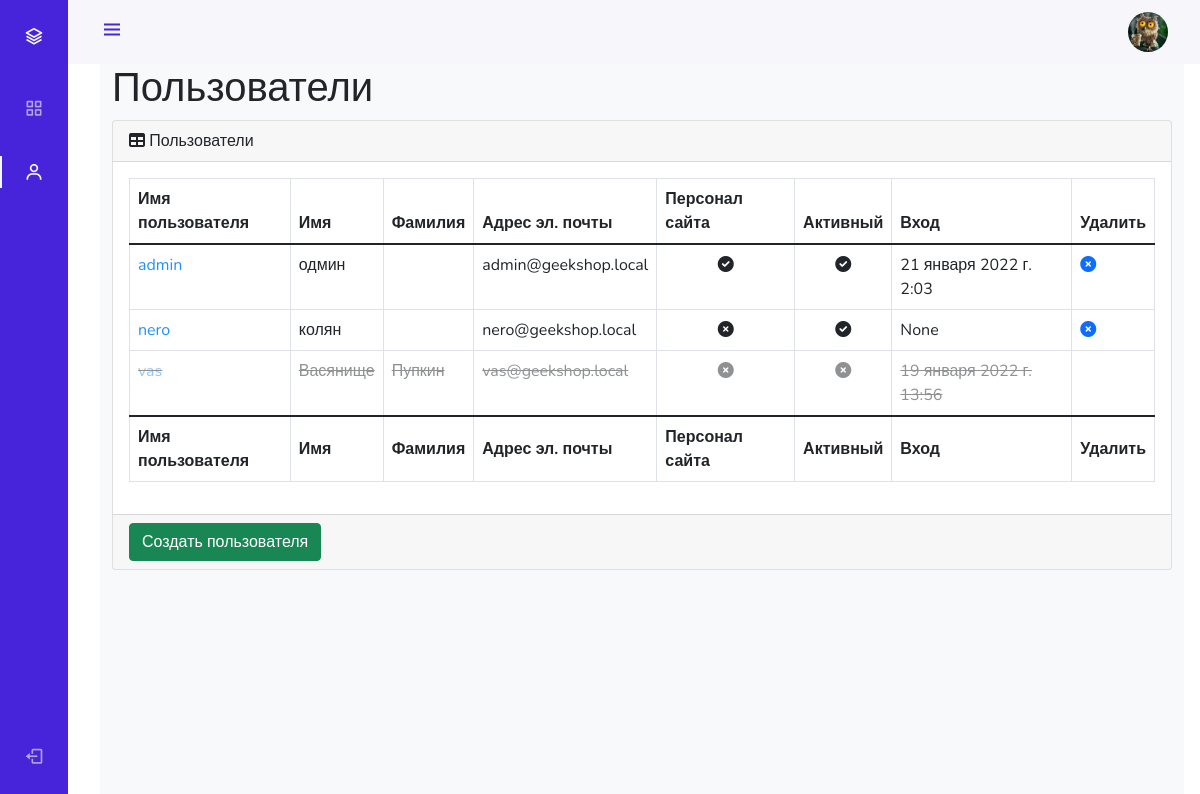
Screenshot of /admin_staff/users/read/ (signed in) with the database file from the repository.
### authapp/models.py (models this page shows)
class ShopUser(AbstractUser):
    avatar = models.ImageField(upload_to='users_avatars', blank=True)
    age = models.PositiveIntegerField(verbose_name='возраст')

### adminapp/views.py (the view)
# urls.py: path('users/read/', adminapp.UsersListView.as_view(), name='users'),
class UsersListView(ListView):
    model = ShopUser
    template_name = "adminapp/users.html"
    context_object_name = "objects"
    @method_decorator(user_passes_test(lambda u: u.is_superuser))
    def dispatch(self, *args, **kwargs):
        return super().dispatch(*args, **kwargs)
    def get_queryset(self):
        return ShopUser.objects.all().\
            order_by('-is_active', '-is_superuser', '-is_staff', 'username')
    def get_context_data(self, *, object_list=None, **kwargs):
        context = super(UsersListView, self).get_context_data(**kwargs)
        context['title'] = 'админка/пользователи'
        return context

### adminapp/templates/adminapp/users.html
{% extends 'adminapp/base.html' %}
{% load static %}
{% block content %}
<main>
    <div class="container-fluid">
        <h1 class="mt-4">Пользователи</h1>
        <div class="card mb-4">
            <div class="card-header">
                <i class="fas fa-table mr-1"></i>
                Пользователи
            </div>
            <div class="card-body">
                <div class="table-responsive">
                    <table class="table table-bordered" id="dataTable" width="100%" cellspacing="0">
                        <thead>
                        <tr>
                            <th>Имя пользователя</th>
                            <th>Имя</th>
                            <th>Фамилия</th>
                            <th>Адрес эл. почты</th>
                            <th>Персонал сайта</th>
                            <th>Активный</th>
                            <th>Вход</th>
                            <th>Удалить</th>
                        </tr>
                        </thead>
                        <tfoot>
                        <tr>
                            <th>Имя пользователя</th>
                            <th>Имя</th>
                            <th>Фамилия</th>
                            <th>Адрес эл. почты</th>
                            <th>Персонал сайта</th>
                            <th>Активный</th>
                            <th>Вход</th>
                            <th>Удалить</th>
                        </tr>
                        </tfoot>
                        <tbody>
                        {% for user in objects %}
                            <tr {% if not user.is_active %} style="opacity: 0.5; text-decoration: line-through;" {% endif %}>
                                <td><a href="{% url 'admin_staff:user_update' user.id %}" style="color: dodgerblue">{{ user.username }}</a></td>
                                <td>{{ user.first_name }}</td>
                                <td>{{ user.last_name }}</td>
                                <td>{{ user.email }}</td>
                                <td class="text-center">
                                    {% if user.is_staff %}
                                        <i class="fa fa-check-circle"></i>
                                    {% else %}
                                        <i class="fa fa-times-circle"></i>
                                    {% endif %}
                                </td>
                                <td class="text-center">
                                    {% if user.is_active %}
                                        <i class="fa fa-check-circle"></i>
                                    {% else %}
                                        <i class="fa fa-times-circle"></i>
                                    {% endif %}
                                </td>
                                <td>{{ user.last_login }}</td>
                                <td>
                                    <a {% if not user.is_active %} class="invisible" {% endif %} href="{% url 'admin_staff:user_delete' pk=user.pk %}">
                                        <i class="fa fa-times-circle"></i>
                                    </a>
                                </td>
                            </tr>
                        {% endfor %}
                        </tbody>
                    </table>
                </div>
            </div>
            <div class="card-footer">
                <a href="{% url 'adminapp:user_create' %}">
                    <button class="btn btn-success">Создать пользователя</button>
                </a>
            </div>
        </div>
    </div>
</main>
{% endblock %}

### adminapp/templates/adminapp/base.html (shortened to what this page needs)
<!DOCTYPE html>
{% load static %}
<html lang="en">
<head>
    <link href="https://cdn.jsdelivr.net/npm/bootstrap@5.1.3/dist/css/bootstrap.min.css" rel="stylesheet"
>
    <link rel="stylesheet" type="text/css" href="{% static 'adminapp/css/style.css' %}">
    <link rel="stylesheet" type="text/css" href='https://cdn.jsdelivr.net/npm/boxicons@latest/css/boxicons.min.css'>
    <link rel="stylesheet" type="text/css"
          href="https://cdnjs.cloudflare.com/ajax/libs/font-awesome/6.0.0-beta2/css/all.min.css">
</head>
<body id="body-pd">
<header class="header" id="header">
    <div class="header_toggle"><i class='bx bx-menu' id="header-toggle"></i></div>
    <div class="header_img"><img src="/media/{{ user.avatar|default:'avatar.png' }}" alt=""></div>
</header>
<div class="l-navbar" id="nav-bar">
    <nav class="nav">
        <div>
            <a href="{% url 'index' %}" class="nav_logo">
                <i class='bx bx-layer nav_logo-icon'></i>
            </a>
            {% include 'adminapp/inludes/inc_admin_menu.html' %}
        </div>
        <a href="{% url 'auth:logout' %}" class="nav_link"> <i class='bx bx-log-out nav_icon'></i>  </a>
    </nav>
</div>
<div class="height-100 bg-light">
    {% block content %}
    {% endblock %}
</div>
</body>
</html>

### adminapp/static/adminapp/css/style.css (style rules this page uses)
:root { --header-height: 3rem; --nav-width: 68px; --first-color: #4723D9; --first-color-light: #AFA5D9; --white-color: #F7F6FB; --body-font: 'Nunito', sans-serif; --normal-font-size: 1rem; --z-fixed: 100 }
body { position: relative; margin: var(--header-height) 0 0 0; padding: 0 1rem; font-family: var(--body-font); font-size: var(--normal-font-size); transition: .5s }
a { text-decoration: none }
.header { width: 100%; height: var(--header-height); position: fixed; top: 0; left: 0; display: flex; align-items: center; justify-content: space-between; padding: 0 1rem; background-color: var(--white-color); z-index: var(--z-fixed); transition: .5s }
.header_toggle { color: var(--first-color); font-size: 1.5rem; cursor: pointer }
.header_img { width: 35px; height: 35px; display: flex; justify-content: center; border-radius: 50%; overflow: hidden }
.header_img img { width: 40px }
.l-navbar { position: fixed; top: 0; left: -30%; width: var(--nav-width); height: 100vh; background-color: var(--first-color); padding: .5rem 1rem 0 0; transition: .5s; z-index: var(--z-fixed) }
.nav { height: 100%; display: flex; flex-direction: column; justify-content: space-between; overflow: hidden }
.nav_logo, .nav_link { display: grid; grid-template-columns: max-content max-content; align-items: center; column-gap: 1rem; padding: .5rem 0 .5rem 1.5rem }
.nav_logo { margin-bottom: 2rem }
.nav_logo-icon { font-size: 1.25rem; color: var(--white-color) }
.nav_link { position: relative; color: var(--first-color-light); margin-bottom: 1.5rem; transition: .3s }
.nav_icon { font-size: 1.25rem }
.height-100 { height: 100vh }
@media screen and (min-width: 768px) { body { margin: calc(var(--header-height) + 1rem) 0 0 0; padding-left: calc(var(--nav-width) + 2rem) } }
@media screen and (min-width: 768px) { .header { height: calc(var(--header-height) + 1rem); padding: 0 2rem 0 calc(var(--nav-width) + 2rem) } }
@media screen and (min-width: 768px) { .header_img { width: 40px; height: 40px } }
@media screen and (min-width: 768px) { .header_img img { width: 45px } }
@media screen and (min-width: 768px) { .l-navbar { left: 0; padding: 1rem 1rem 0 0 } }

### rows the page displays
ShopUser: avatar (picture), username "admin", first_name "одмин", email "admin@geekshop.local", is_staff True (drawn), is_active True (drawn), last_login "21 января 2022 г. 2:03"
ShopUser: username "nero", first_name "колян", email "nero@geekshop.local", is_staff False (drawn), is_active True (drawn), last_login "None"
ShopUser: username "vas", first_name "Васянище", last_name "Пупкин", email "vas@geekshop.local", is_staff False (drawn), is_active False (drawn), last_login "19 января 2022 г. 13:56"
